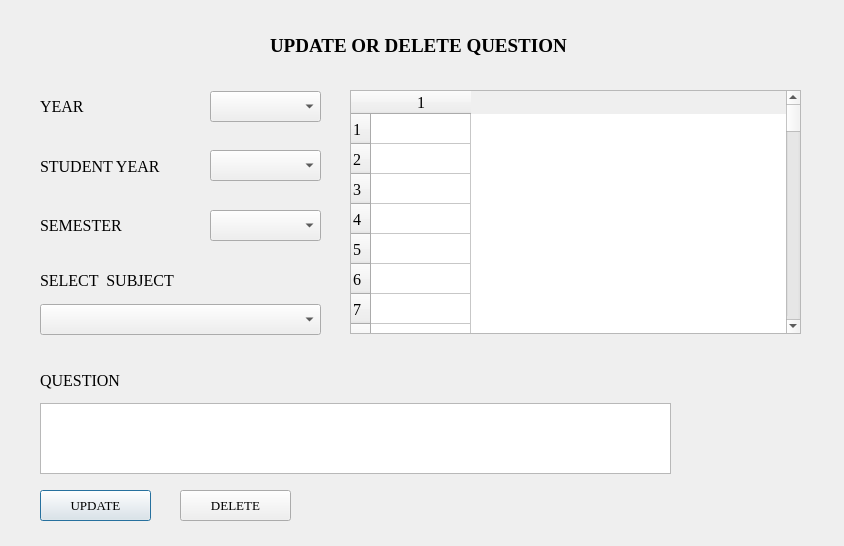
<?xml version="1.0" encoding="UTF-8"?>
<ui version="4.0">
 <class>Dialog_update_or_delete_question</class>
 <widget class="QDialog" name="Dialog_update_or_delete_question">
  <property name="geometry">
   <rect>
    <x>0</x>
    <y>0</y>
    <width>844</width>
    <height>546</height>
   </rect>
  </property>
  <property name="windowTitle">
   <string>Dialog</string>
  </property>
  <widget class="QComboBox" name="cmb_select_process">
   <property name="geometry">
    <rect>
     <x>40</x>
     <y>304</y>
     <width>281</width>
     <height>31</height>
    </rect>
   </property>
   <property name="font">
    <font>
     <family>Times New Roman</family>
     <pointsize>12</pointsize>
    </font>
   </property>
  </widget>
  <widget class="QLabel" name="label_student_year">
   <property name="geometry">
    <rect>
     <x>40</x>
     <y>156</y>
     <width>141</width>
     <height>21</height>
    </rect>
   </property>
   <property name="font">
    <font>
     <family>Times New Roman</family>
     <pointsize>12</pointsize>
    </font>
   </property>
   <property name="text">
    <string>STUDENT YEAR</string>
   </property>
  </widget>
  <widget class="QComboBox" name="comboBox_semester">
   <property name="geometry">
    <rect>
     <x>210</x>
     <y>210</y>
     <width>111</width>
     <height>31</height>
    </rect>
   </property>
   <property name="font">
    <font>
     <family>Times New Roman</family>
     <pointsize>12</pointsize>
    </font>
   </property>
  </widget>
  <widget class="QComboBox" name="comboBox_year">
   <property name="geometry">
    <rect>
     <x>210</x>
     <y>91</y>
     <width>111</width>
     <height>31</height>
    </rect>
   </property>
   <property name="font">
    <font>
     <family>Times New Roman</family>
     <pointsize>12</pointsize>
    </font>
   </property>
  </widget>
  <widget class="QLabel" name="label_semester">
   <property name="geometry">
    <rect>
     <x>40</x>
     <y>215</y>
     <width>91</width>
     <height>21</height>
    </rect>
   </property>
   <property name="font">
    <font>
     <family>Times New Roman</family>
     <pointsize>12</pointsize>
    </font>
   </property>
   <property name="text">
    <string>SEMESTER</string>
   </property>
  </widget>
  <widget class="QLabel" name="label_year">
   <property name="geometry">
    <rect>
     <x>40</x>
     <y>96</y>
     <width>81</width>
     <height>21</height>
    </rect>
   </property>
   <property name="font">
    <font>
     <family>Times New Roman</family>
     <pointsize>12</pointsize>
    </font>
   </property>
   <property name="text">
    <string>YEAR</string>
   </property>
  </widget>
  <widget class="QComboBox" name="comboBox_student_year">
   <property name="geometry">
    <rect>
     <x>210</x>
     <y>150</y>
     <width>111</width>
     <height>31</height>
    </rect>
   </property>
   <property name="font">
    <font>
     <family>Times New Roman</family>
     <pointsize>12</pointsize>
    </font>
   </property>
  </widget>
  <widget class="QLabel" name="lbl_select_subject">
   <property name="geometry">
    <rect>
     <x>40</x>
     <y>270</y>
     <width>151</width>
     <height>21</height>
    </rect>
   </property>
   <property name="font">
    <font>
     <family>Times New Roman</family>
     <pointsize>12</pointsize>
    </font>
   </property>
   <property name="text">
    <string>SELECT  SUBJECT</string>
   </property>
  </widget>
  <widget class="QTableWidget" name="tableWidget">
   <property name="geometry">
    <rect>
     <x>350</x>
     <y>90</y>
     <width>451</width>
     <height>244</height>
    </rect>
   </property>
   <property name="sizePolicy">
    <sizepolicy hsizetype="Expanding" vsizetype="Expanding">
     <horstretch>0</horstretch>
     <verstretch>0</verstretch>
    </sizepolicy>
   </property>
   <property name="font">
    <font>
     <family>Times New Roman</family>
     <pointsize>12</pointsize>
    </font>
   </property>
   <property name="rowCount">
    <number>60</number>
   </property>
   <property name="columnCount">
    <number>1</number>
   </property>
   <row/>
   <row/>
   <row/>
   <row/>
   <row/>
   <row/>
   <row/>
   <row/>
   <row/>
   <row/>
   <row/>
   <row/>
   <row/>
   <row/>
   <row/>
   <row/>
   <row/>
   <row/>
   <row/>
   <row/>
   <row/>
   <row/>
   <row/>
   <row/>
   <row/>
   <row/>
   <row/>
   <row/>
   <row/>
   <row/>
   <row/>
   <row/>
   <row/>
   <row/>
   <row/>
   <row/>
   <row/>
   <row/>
   <row/>
   <row/>
   <row/>
   <row/>
   <row/>
   <row/>
   <row/>
   <row/>
   <row/>
   <row/>
   <row/>
   <row/>
   <row/>
   <row/>
   <row/>
   <row/>
   <row/>
   <row/>
   <row/>
   <row/>
   <row/>
   <row/>
   <column/>
  </widget>
  <widget class="QLabel" name="label">
   <property name="geometry">
    <rect>
     <x>270</x>
     <y>30</y>
     <width>341</width>
     <height>31</height>
    </rect>
   </property>
   <property name="font">
    <font>
     <family>Times New Roman</family>
     <pointsize>14</pointsize>
     <weight>75</weight>
     <bold>true</bold>
    </font>
   </property>
   <property name="text">
    <string>UPDATE OR DELETE QUESTION</string>
   </property>
  </widget>
  <widget class="QLabel" name="label_question">
   <property name="geometry">
    <rect>
     <x>40</x>
     <y>370</y>
     <width>101</width>
     <height>21</height>
    </rect>
   </property>
   <property name="font">
    <font>
     <family>Times New Roman</family>
     <pointsize>12</pointsize>
    </font>
   </property>
   <property name="text">
    <string>QUESTION</string>
   </property>
  </widget>
  <widget class="QTextEdit" name="textEdit">
   <property name="geometry">
    <rect>
     <x>40</x>
     <y>403</y>
     <width>631</width>
     <height>71</height>
    </rect>
   </property>
   <property name="font">
    <font>
     <family>Times New Roman</family>
     <pointsize>12</pointsize>
    </font>
   </property>
  </widget>
  <widget class="QPushButton" name="pushButton_update">
   <property name="geometry">
    <rect>
     <x>40</x>
     <y>490</y>
     <width>111</width>
     <height>31</height>
    </rect>
   </property>
   <property name="font">
    <font>
     <family>Times New Roman</family>
     <pointsize>10</pointsize>
    </font>
   </property>
   <property name="text">
    <string>UPDATE</string>
   </property>
   <property name="icon">
    <iconset>
     <normaloff>Qt_interface/SE_syllabus/update.png</normaloff>Qt_interface/SE_syllabus/update.png</iconset>
   </property>
   <property name="iconSize">
    <size>
     <width>20</width>
     <height>20</height>
    </size>
   </property>
  </widget>
  <widget class="QPushButton" name="pushButton_delete">
   <property name="geometry">
    <rect>
     <x>180</x>
     <y>490</y>
     <width>111</width>
     <height>31</height>
    </rect>
   </property>
   <property name="font">
    <font>
     <family>Times New Roman</family>
     <pointsize>10</pointsize>
    </font>
   </property>
   <property name="text">
    <string>DELETE</string>
   </property>
   <property name="icon">
    <iconset>
     <normaloff>Qt_interface/SE_syllabus/Delete_Icon.png</normaloff>Qt_interface/SE_syllabus/Delete_Icon.png</iconset>
   </property>
   <property name="iconSize">
    <size>
     <width>22</width>
     <height>21</height>
    </size>
   </property>
  </widget>
 </widget>
 <resources/>
 <connections/>
</ui>
